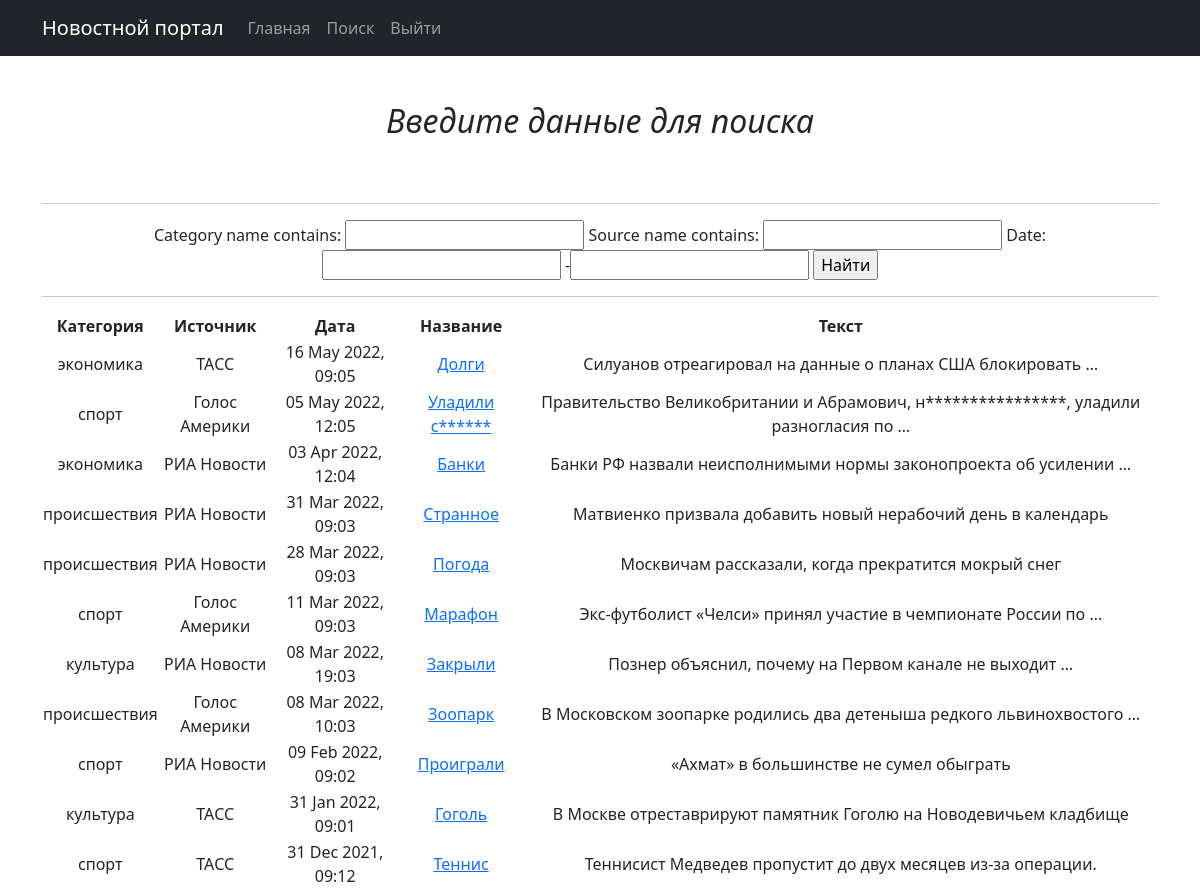
The app's page /news/search/ with its own data.
### news/models.py (models this page shows, shortened)
class Post(models.Model):
    name = models.CharField(max_length=64)
    description = models.TextField()
    date = models.DateTimeField()
    category = models.ForeignKey('category', on_delete=models.CASCADE)
    source = models.ForeignKey('source', on_delete=models.CASCADE)

class Category(models.Model):
    name = models.CharField(max_length=64)
    subscribers = models.ManyToManyField(User, blank=True)

class Source(models.Model):
    name = models.CharField(max_length=64)

### news/views.py (the view, shortened to what this page needs)
# urls.py: path('search/', SearchList.as_view()),
class SearchList(ListView):
    model = Post
    template_name = 'search.html'
    context_object_name = 'posts'
    ordering = ['-date']
    paginate_by = 100
    def get_filter(self):
        return PostFilter(self.request.GET, queryset=super().get_queryset())
    def get_queryset(self):
        return self.get_filter().qs
    def get_context_data(self, **kwargs):
        context = super().get_context_data(**kwargs)
        context['filter'] = PostFilter(self.request.GET, queryset=self.get_queryset())
        context['categories'] = Category.objects.all()
        context['form'] = PostForm()
        return context

### news/forms.py
class PostForm(ModelForm):
    class Meta:
        model = Post
        fields = ['category', 'source', 'date', 'name', 'description']

### news/templatetags/censor.py (called while the page is built)
@register.filter()
def censor(value):
    for word in BAD_WORDS:
       value = value.replace(word[1:], '*' * (len(word)-1))
    return value

### templates/search.html (shortened to what this page needs)
{% extends 'flatpages/default.html' %}
{% load censor %}
{% block content %}
<body>
<h2>&nbsp;</h2>
<h2><i>Введите данные для поиска</i></h2>
<h2>&nbsp;</h2>
<hr>
<form method="GET">
    {{ filter.form }}
    <input type="submit" value="Найти">
</form>
<hr>
<table>
    <thead>
        <th>
            Категория
        </th>
        <th>
            Источник
        </th>
        <th>
            Дата
        </th>
        <th>
            Название
        </th>
        <th>
            Текст
        </th>
    </thead>
    {% for post in posts %}
    <tr>
        <td>
            {{ post.category.name }}
        </td>
        <td>
            {{ post.source.name }}
        </td>
        <td>
            {{ post.date|date:'d M Y, H:m' }}
        </td>
        <td>
            <a href="{% url 'post_detail' post.id %}">{{ post.name|censor }}</a>
        </td>
        <td>
            {{ post.description|censor|truncatewords:8 }}
        </td>
    </tr>
    {% endfor %}
</table>
</body>
{% endblock content %}

### records on screen
Post: category.name "экономика", source.name "ТАСС", date "16 May 2022, 09:05", name|censor "Долги", description|censor "Силуанов отреагировал на данные о планах США блокировать …"
Post: category.name "спорт", source.name "Голос Америки", date "05 May 2022, 12:05", name|censor "Уладили с******", description|censor "Правительство Великобритании и Абрамович, н****************, уладили разногласия по …"
Post: category.name "экономика", source.name "РИА Новости", date "03 Apr 2022, 12:04", name|censor "Банки", description|censor "Банки РФ назвали неисполнимыми нормы законопроекта об усилении …"
Post: category.name "происшествия", source.name "РИА Новости", date "31 Mar 2022, 09:03", name|censor "Странное", description|censor "Матвиенко призвала добавить новый нерабочий день в календарь"
Post: category.name "происшествия", source.name "РИА Новости", date "28 Mar 2022, 09:03", name|censor "Погода", description|censor "Москвичам рассказали, когда прекратится мокрый снег"
Post: category.name "спорт", source.name "Голос Америки", date "11 Mar 2022, 09:03", name|censor "Марафон", description|censor "Экс-футболист «Челси» принял участие в чемпионате России по …"
Post: category.name "культура", source.name "РИА Новости", date "08 Mar 2022, 19:03", name|censor "Закрыли", description|censor "Познер объяснил, почему на Первом канале не выходит …"
Post: category.name "происшествия", source.name "Голос Америки", date "08 Mar 2022, 10:03", name|censor "Зоопарк", description|censor "В Московском зоопарке родились два детеныша редкого львинохвостого …"
Post: category.name "спорт", source.name "РИА Новости", date "09 Feb 2022, 09:02", name|censor "Проиграли", description|censor "«Ахмат» в большинстве не сумел обыграть"
Post: category.name "культура", source.name "ТАСС", date "31 Jan 2022, 09:01", name|censor "Гоголь", description|censor "В Москве отреставрируют памятник Гоголю на Новодевичьем кладбище"
Post: category.name "спорт", source.name "ТАСС", date "31 Dec 2021, 09:12", name|censor "Теннис", description|censor "Теннисист Медведев пропустит до двух месяцев из-за операции."
